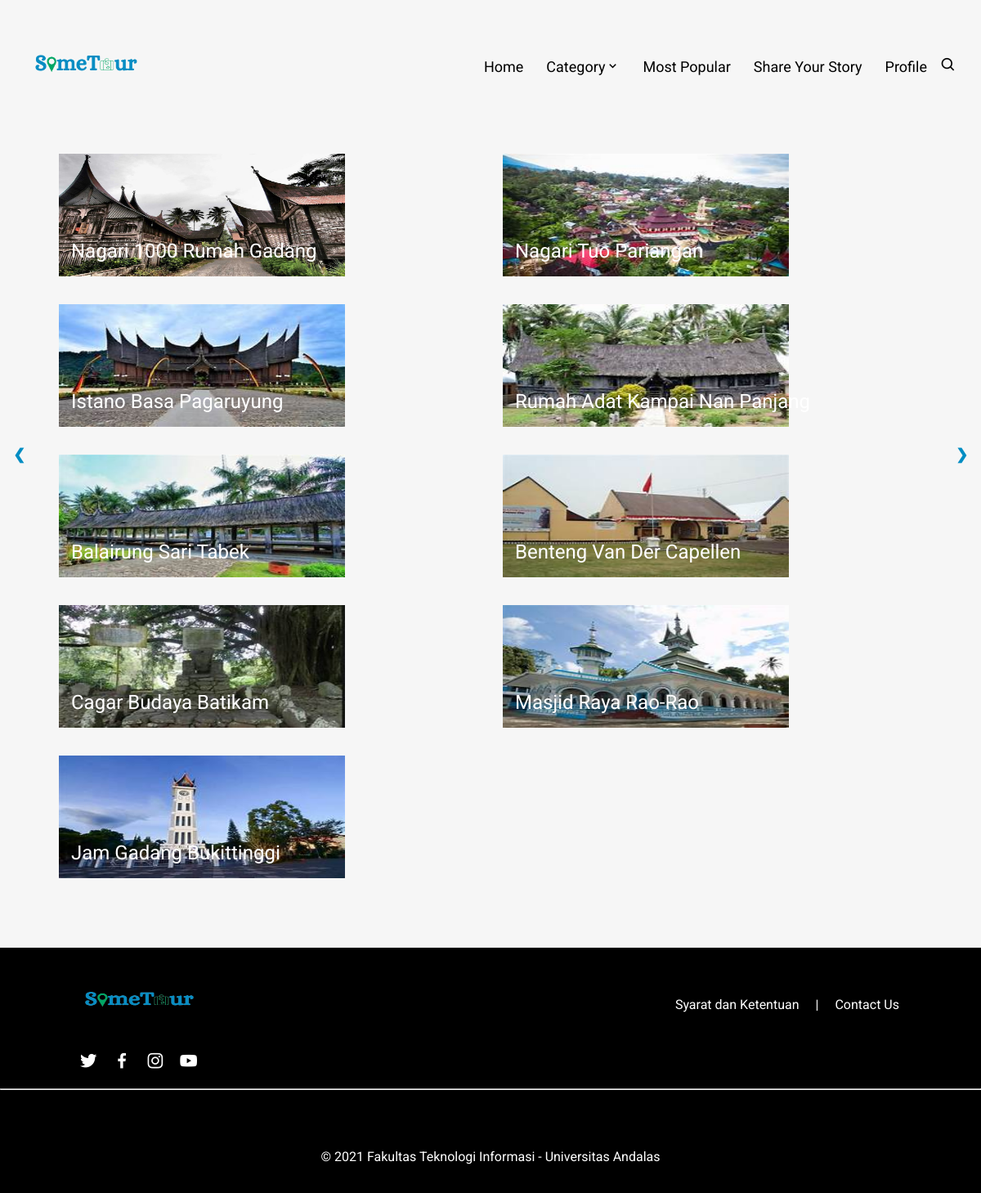
Page /sejarah.php on the committed database.
### tables this page shows
CREATE TABLE `objek_wisata` (
  `kode_wisata` int(5) NOT NULL,
  `id_user` int(5) NOT NULL,
  `judul` varchar(100) NOT NULL,
  `jenis_pariwisata` varchar(100) NOT NULL,
  `deskripsi` text NOT NULL,
  `gambar` varchar(255) NOT NULL,
  `alamat` varchar(100) NOT NULL,
  `jam_operasional` varchar(50) NOT NULL,
  `status` int(5) NOT NULL
);

### sejarah.php (the view, shortened to what this page needs)
<?php
include_once("koneksi.php");
$result = mysqli_query($conn, "SELECT kode_wisata, judul, gambar, jenis_pariwisata FROM objek_wisata WHERE jenis_pariwisata='sejarah'") or die (mysqli_error($conn));
?>
<!DOCTYPE html>
<html lang="en">
<head>
    <link rel="stylesheet" href="assets/css/style.css">
    <link href='https://unpkg.com/boxicons@2.0.7/css/boxicons.min.css' rel='stylesheet'>
</head>
<body>
<div class="body">
    <nav>
        <a href="index.php"><img src="img/LOGO SOMETOUR.PNG"></a>
        <div class="nav-links">
            <ul>
                <form action="cari.php" method="post">
                    <li><a href="index.php">Home</a></li>
                    <li><a href="#">Category<i class='bx bx-chevron-down'></i></a>
                    </li>
                    <li><a href="popular.php">Most Popular</a></li>
                    <li><a href="share.php">Share Your Story</a></li>
                    <li><a href="index.php#layer4">Profile</a></li>
                    <i class='bx bx-search search-btn'></i>
                </form>
            </ul>
        </div>
    </nav>
    <div class="content">
    <?php
    while($data = mysqli_fetch_array($result)) {
        $gambar = $data['gambar'];
        $judul = $data['judul'];
        $id = $data['kode_wisata'];
        echo "<div class='img-sub'>";
        echo "<tr>";
        echo "<td>
                <a href='detailsejarah.php?kode_wisata=".$id."'><p class='p-sub'>".$judul."</p>
                <img src='img/".$gambar."' class='img-category'></a>
            </td>";
        echo "</div>";
    }
    ?>
    </div>
    <a class="prev" onclick="plusSlides(-9)">&#10094;</a>
    <a class="next" onclick="plusSlides(9)">&#10095;</a>
</div>
<br><br><br>
    <footer>
        <div class="row-1">
            <div class="col-1">
                <img src="img/LOGO SOMETOUR.PNG" alt="">
                <i class='bx bxl-twitter bx-sm'></i>
                <i class='bx bxl-facebook bx-sm'></i>
                <i class='bx bxl-instagram bx-sm' ></i>
                <i class='bx bxl-youtube bx-sm' ></i>
            </div>
            <div class="col-3">
                <p>Syarat dan Ketentuan</p>
                <p>|</p>
                <p>Contact Us</p>
            </div>
        </div><br><hr>
        <div class="row-2">
            <p>© 2021 Fakultas Teknologi Informasi - Universitas Andalas</p>
        </div>
    </footer>
</body>
</html>

### assets/css/style.css (style rules this page uses)
* { margin: 0; padding: 0; font-family: 'Roboto', sans-serif; }
form, label { margin: 0; padding: 0; }
body { background: #F6F6F6; }
.body { background: #F6F6F6; width: 100%; background-position: center; position: relative; min-height: 100vh; }
.content { padding: 2% 6%; display: grid; width: 88%; grid-template-columns: repeat(auto-fit, minmax(350px, 1fr)); grid-gap: 30px; }
.content p { font-size: 24px; }
.img-sub { display: none; }
.prev, .next { cursor: pointer; position: absolute; top: 50%; width: auto; margin-top: -22px; padding: 16px; color: #008DC3; font-weight: bold; font-size: 18px; transition: 0.6s ease; border-radius: 0 3px 3px 0; user-select: none; }
.next { right: 0; border-radius: 3px 0 0 3px; }
.img-sub .p-sub { position: absolute; padding: 5px; color: #fff; margin-top: 100px; margin-left: 10px; }
.img-category { width: 350px; height: 150px; }
nav { display: flex; padding: 5px 30px; justify-content: space-between; align-items: center; }
nav img { width: 150px; }
.nav-links { flex: 1; text-align: right; }
.nav-links ul li { list-style: none; display: inline-block; padding: 8px 12px; position: relative; }
.nav-links ul li a { color: #000; text-decoration: none; font-size: 18px; }
.nav-links ul li::after { content: ''; width: 0%; height: 2px; background: #01A665; display: block; margin: auto; transition: 0.5s; }
.search-btn { transition: 0.5s; font-size: 20px; }
footer { width: 100%; height: 300px; background-color: #000; }
footer img { width: 160px; height: 130px; cursor: pointer; }
footer .bx { color: #fff; cursor: pointer; margin: -10px 6px; }
footer .row-1 { width: 85%; margin: auto; display: flex; flex-wrap: wrap; align-items: flex-start; justify-content: space-between; }
footer .row-1 .col-1 { flex-basis: 0; }
footer .row-1 .col-3 { display: flex; }
footer .row-1 .col-3 p { color: #fff; cursor: pointer; margin: 60px 10px; }
footer .row-2 { color: #fff; text-align: center; margin-top: 6%; }

### rows in the picture
objek_wisata: judul "Nagari 1000 Rumah Gadang", gambar (picture)
objek_wisata: judul "Nagari Tuo Pariangan", gambar (picture)
objek_wisata: judul "Istano Basa Pagaruyung", gambar (picture)
objek_wisata: judul "Rumah Adat Kampai Nan Panjang", gambar (picture)
objek_wisata: judul "Balairung Sari Tabek", gambar (picture)
objek_wisata: judul "Benteng Van Der Capellen", gambar (picture)
objek_wisata: judul "Cagar Budaya Batikam", gambar (picture)
objek_wisata: judul "Masjid Raya Rao-Rao", gambar (picture)
objek_wisata: judul "Jam Gadang Bukittinggi", gambar (picture)
